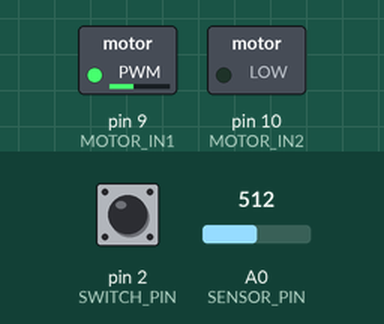
Simulated run of this sketch. Board: Arduino Uno, built with avr-gcc and run on an emulated ATmega328P. Shown: switched loads named in the sketch (green lamp = pin HIGH). Inputs (shaded band) come from the test bench; at power-on: pin 2 (SWITCH_PIN) HIGH, A0 (SENSOR_PIN) = 512. What the sketch prints to the serial monitor is not drawn.

Above: at 2.0 s.
2.1 s: pin 2 (SWITCH_PIN) pulled LOW for 0.15 s
At 2.9 s:
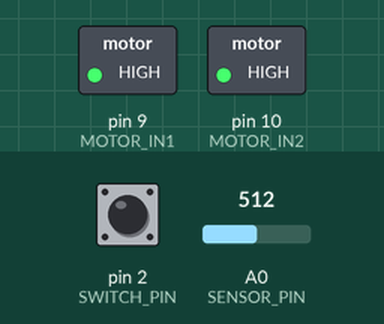
3.7 s: pin 2 (SWITCH_PIN) pulled LOW for 1 s
At 4.6 s:
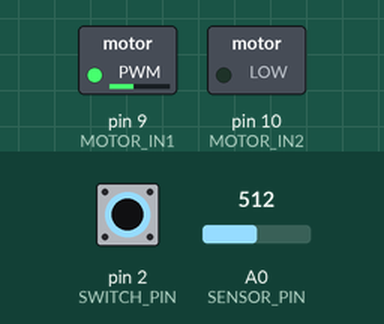
6.2 s: pin 2 (SWITCH_PIN) pulled LOW for 3.2 s
At 7.2 s:
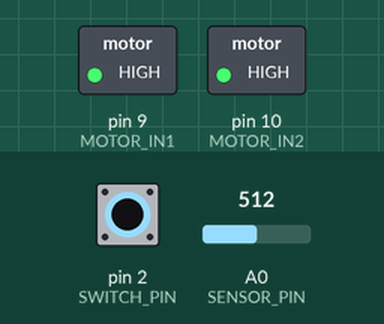
Timing chart, 0 to 9.2 s (numbered marks = the images above; inputs shaded):
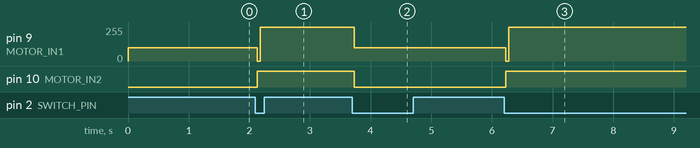

Measured:
- after the input at 2.1 s, pin 9 (MOTOR_IN1): 100/255 → 255/255 at once; pin 10 (MOTOR_IN2): LOW → HIGH at once
- after the input at 3.7 s, pin 9 (MOTOR_IN1): 255/255 → 100/255 at once; pin 10 (MOTOR_IN2): HIGH → LOW at once
- after the input at 6.2 s, pin 9 (MOTOR_IN1): 100/255 → 255/255 at once; pin 10 (MOTOR_IN2): LOW → HIGH at once

The sketch:

conductor.ino
```cpp
// ==========================================
// 指揮者側メインシステム (conductor.ino)
// ==========================================

// --- ピン定義 ---
const int SENSOR_PIN = A0;
const int POT_PIN = A1;    // 可変抵抗のアナログピン
const int MOTOR_IN1 = 9;
const int MOTOR_IN2 = 10;
const int SWITCH_PIN = 2;  // タクトスイッチ

// --- しきい値とノイズフィルタ設定 ---
const int THRESHOLD = 300;
bool lastSensorState = false;
unsigned long lastPulseTime = 0;
bool pulseDetected = false;

// --- システム状態管理 ---
bool isRunning = true;       // モータが回転中かどうか
bool lastSwitchState = HIGH; // スイッチの前の状態（PULLUPなのでHIGHが未押下）
const int BRAKE_TIME = 50;   // ★ブレーキをかける時間(ms)。テスト結果に合わせて変更してください

// --- 拍カウントとBPM計算用変数 ---
int slitCount = 0;
unsigned long previousSlitTime = 0;
float currentBPM = 0.0;
unsigned long currentDuration = 0;
int beatcount  = 40;

// --- PIDとPWM用変数 ---
int currentPWM = 0;
float targetBPM = 120.0;

// ★決定済みゲインパラメータ
float Kp = 0.05;  // 比例
float Ki = 0.02;  // 積分
float Kd = 0.0;   // 微分
float integral = 0, previous_error = 0;


void setup() {
  Serial.begin(115200);
  pinMode(MOTOR_IN1, OUTPUT);
  pinMode(MOTOR_IN2, OUTPUT);
  pinMode(SWITCH_PIN, INPUT_PULLUP); // 内部抵抗を有効化（配線をシンプルに）

  Serial.println("Target,Current,PWM");

  // 初期ブースト（モータの摩擦に負けないための勢いづけ）
  updatePWM(100);
  delay(800);
}

void loop() {
  // 1. スイッチの監視と状態切り替え
  handleSwitch();

  // 2. センサー読み取りとBPM計算・PID制御
  receivePulse();

  // 3. プロッタへのデータ出力
  if (pulseDetected) {
    pulseDetected = false;

    // 回転中のみグラフを出力する
    if (isRunning) {
      Serial.print("Target:");
      Serial.print(targetBPM);
      Serial.print(",");
      Serial.print("Current:");
      Serial.print(currentBPM);
      Serial.print(",");
      Serial.print("PWM:");
      Serial.println(currentPWM);

      if (slitCount >= beatcount) {
        slitCount = 0;
      }
    }
  }
}

// ==========================================
// サブ関数群
// ==========================================

// --- スイッチ制御 ---
void handleSwitch() {
  // PULLUPなのでLOWが「押された」状態
  bool currentSwitchState = digitalRead(SWITCH_PIN);

  // ボタンが押された瞬間（HIGHからLOWに変わった時）を検知
  if (lastSwitchState == HIGH && currentSwitchState == LOW) {
    delay(30); // チャタリング防止（30ms待つ）

    if (digitalRead(SWITCH_PIN) == LOW) { // 本当に押されているか再確認
      if (isRunning) {
        // 回転中ならブレーキをかけて止める
        ReverseBrake();
        isRunning = false;
      } else {
        // 停止中ならシステムを再始動する
        slitCount = 0;
        integral = 0;
        previousSlitTime = 0;
        isRunning = true;
        updatePWM(100); // 再始動のブースト
        delay(800);
      }
    }
  }
  lastSwitchState = currentSwitchState;
}

// --- センサー検知とBPM計算 ---
void receivePulse() {
  int sensorValue = analogRead(SENSOR_PIN);
  bool currentSensorState = false;

  // ソフトウェア・ダブルチェック（ノイズ対策）
  if (sensorValue > THRESHOLD) {
    delayMicroseconds(50);
    int confirmValue = analogRead(SENSOR_PIN);
    if (confirmValue > THRESHOLD) {
      currentSensorState = true;
    }
  }

  // スリット検知（立ち上がりエッジ）
  if (!lastSensorState && currentSensorState) {
    unsigned long currentTime = micros();

    if (currentTime - lastPulseTime > 1000) {
      pulseDetected = true;
      lastPulseTime = currentTime;

      if (previousSlitTime == 0) {
        previousSlitTime = currentTime;
      }
      else {
        unsigned long duration = currentTime - previousSlitTime;
        previousSlitTime = currentTime;

        if (duration > 0 && duration < 2000000) {
          currentDuration = duration;
          currentBPM = ( 60000000.0 / ((float)duration * beatcount * 2));
          slitCount++;

          // システム稼働中のみ、目標更新とPIDによる速度調整を行う
          if (isRunning) {
            targetBPM = readTargetBPM();
            updatePID(targetBPM, currentBPM);
          }
        }
      }
    }
  }
  lastSensorState = currentSensorState;
}

// --- 目標BPM読み取り ---
float readTargetBPM() {
  int rawValue = analogRead(POT_PIN);
  long mappedBPM = map(rawValue, 0, 1023, 80, 160);
  return (float)mappedBPM;
}

// --- PID演算 ---
int updatePID(float targetBPM, float currentBPM) {
  float error = targetBPM - currentBPM;
  integral += error;
  integral = constrain(integral, -2000, 2000);

  float derivative = error - previous_error;

  // エンスト防止のためのベースパワー
  int basePWM = 65;

  float output = basePWM + (Kp * error) + (Ki * integral) + (Kd * derivative);
  previous_error = error;

  int newPWM = (int)output;
  updatePWM(newPWM);
  return newPWM;
}

// --- モータ出力制御（Uno R4 WiFi対応版） ---
void updatePWM(int pwmValue) {
  if (pwmValue <= 0) {
    analogWrite(MOTOR_IN1, 255);
    analogWrite(MOTOR_IN2, 255);
    currentPWM = 0;
  }
  else {
    pwmValue = constrain(pwmValue, 0, 255);
    analogWrite(MOTOR_IN1, pwmValue);
    analogWrite(MOTOR_IN2, 0);
    currentPWM = pwmValue;
  }
}

// --- 逆相ブレーキ（Uno R4 WiFi対応版） ---
void ReverseBrake() {
  // 逆回転フルパワー
  analogWrite(MOTOR_IN1, 0);
  analogWrite(MOTOR_IN2, 255);

  delay(BRAKE_TIME);

  // ショートブレーキで完全固定
  analogWrite(MOTOR_IN1, 255);
  analogWrite(MOTOR_IN2, 255);
  currentPWM = 0;
}
```
